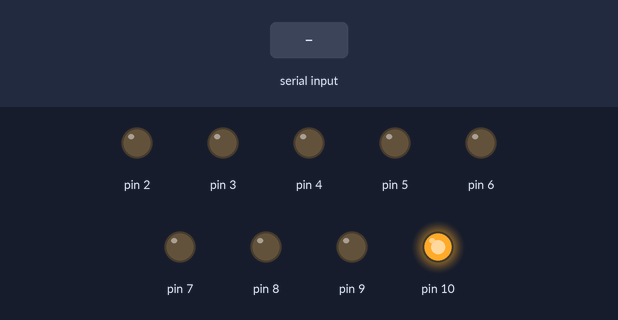
A sketch run on a simulated Arduino Uno, built with avr-gcc and run on an emulated ATmega328P. Shown: output pins drawn as LEDs (lit = HIGH). The inputs (shaded band) are chosen by the test bench. What the sketch prints to the serial monitor is not drawn.

Above: at 1.2 s.
1.3 s: "1" received over Serial
At 1.8 s:
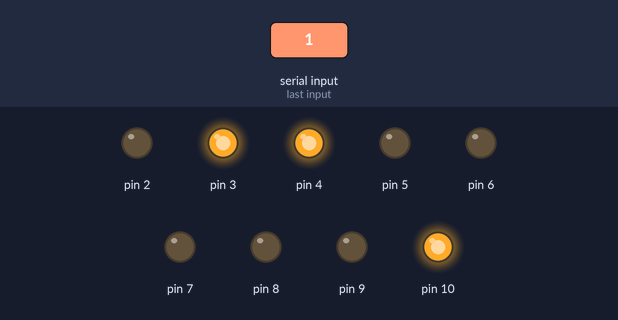
2.8 s: "2" received over Serial
At 4.0 s:
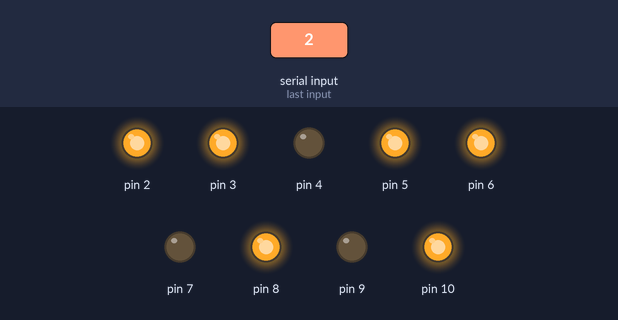
4.3 s: "3" received over Serial
At 5.2 s:
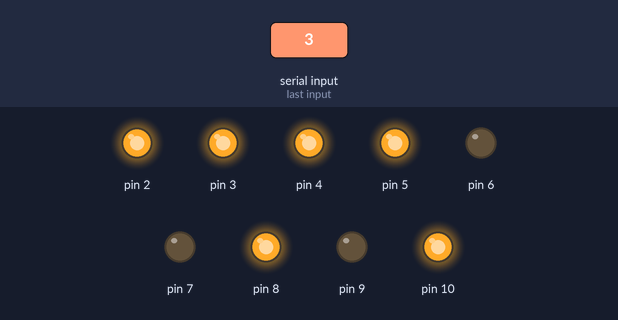
5.8 s: "4" received over Serial
At 6.4 s:
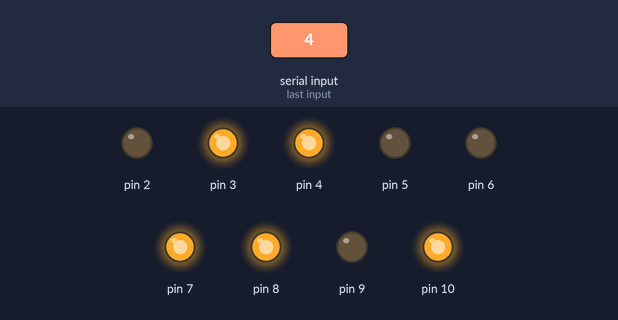
Timing chart, 0 to 8.3 s (numbered marks = the images above; inputs shaded):
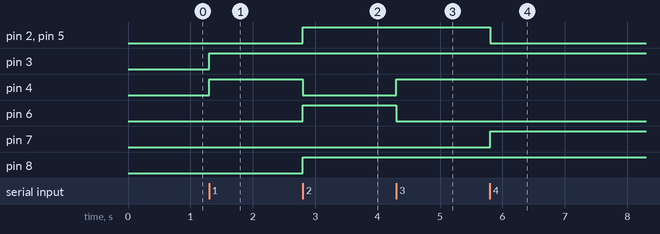

Measured:
- after the input at 1.3 s, pin 3, pin 4: LOW → HIGH at once
- after the input at 2.8 s, pin 2, pin 5, pin 6, pin 8: LOW → HIGH at once; pin 4: HIGH → LOW at once
- after the input at 4.3 s, pin 4: LOW → HIGH at once; pin 6: HIGH → LOW at once
- after the input at 5.8 s, pin 2, pin 5: HIGH → LOW at once; pin 7: LOW → HIGH at once

The sketch:

testing_serial_with_7segment.ino
```cpp
void setup()
{
  Serial.begin(9600);
  for (int i = 2; i <= 10; i++)
  { pinMode(i, OUTPUT) ;
    digitalWrite(i, 0) ;
  }


  digitalWrite(10, 1) ;
  // put your setup code here, to run once:

}
int data[10][8] =
{
  {1, 1, 1, 1, 1, 1, 0, 0}, // 0
  {0, 1, 1, 0, 0, 0, 0, 0}, //1
  {1, 1, 0, 1, 1, 0, 1, 0}, //2
  {1, 1, 1, 1, 0, 0, 1, 0}, //3
  {0, 1, 1, 0, 0, 1, 1, 0}, //4
  {1, 0, 1, 1, 0, 1, 1, 0}, //5
  {1, 0, 1, 1, 1, 1, 1, 0}, //6
  {1, 1, 1, 0, 0, 0, 0, 0}, //7
  {1, 1, 1, 1, 1, 1, 1, 0}, //8
  {1, 1, 1, 1, 0, 1, 1, 0}, //9
};

void loop() {
  int x;
  // Serial.available();
  if (Serial.available() > 0)
  {
    x = Serial.read();
    Serial.write(x) ;

  }
  {


    if (x =='1')
      oneon();
    if (x == '2')
      twoon();
    if (x == '3')
      threeon();
    if (x == '4')
      fouron();

  }


  // put your main code here, to run repeatedly:

}
void oneon()
{
  for (int i = 2, j = 0; i <= 9, j <= 7; i++, j++)

  { digitalWrite (i, data[1][j]);
    while (Serial.read() == '1');
  }
  delay(5) ;
}

void twoon()
{
   for (int i = 2, j = 0; i <= 9, j <= 7; i++, j++)

  {
    digitalWrite (i, data[2][j]);
    while (Serial.read() == '2');
  }
  delay(5) ;

} void threeon()
{
   for (int i = 2, j = 0; i <= 9, j <= 7; i++, j++)

  {
    digitalWrite (i, data[3][j]);
    while (Serial.read() == '3');

  }
  delay(5) ;
} void fouron()
{
   for (int i = 2, j = 0; i <= 9, j <= 7; i++, j++)

  {
    digitalWrite (i, data[4][j]);
    while (Serial.read() == '4');
  }
  delay(5) ;
}
```
